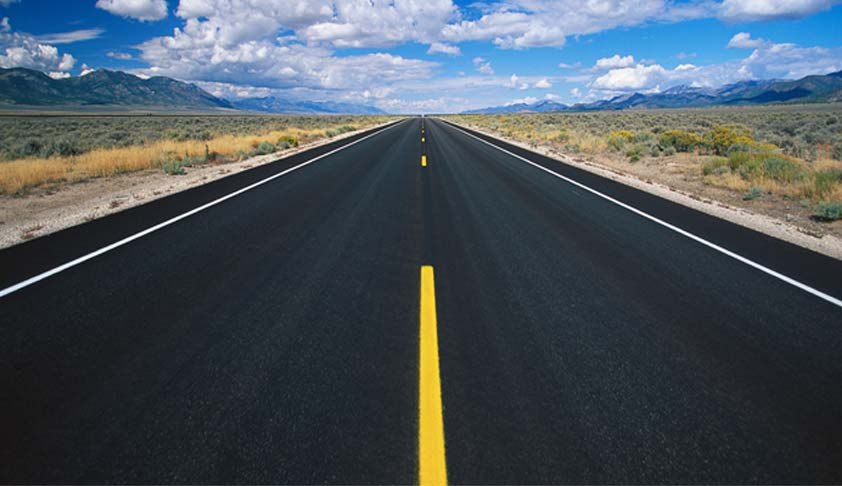
%> input picture Lab1/res/highway.jpg, 842 x 486 px
$ octave lab1part3.m   (GNU Octave 9; MATLAB toolbox functions it lacks are replaced by stand-ins)
%> lines starting %> are read from the running program, lines starting %| are printed output that depends on the picture; in (x1, y1, x2, y2) boxes, pixels count from 0 and x2, y2 are one past the last pixel; in counts of white or black regions, pixels touching at a corner belong together; the program's own positions count from 1
clc;clear;

img_raw = (imread('picture/highway.jpg'));
%> img_raw is the input picture: size 486x842x3 uint8; mean R, G, B 73.5, 84, 92.4
img_new = rgb2gray(img_raw);
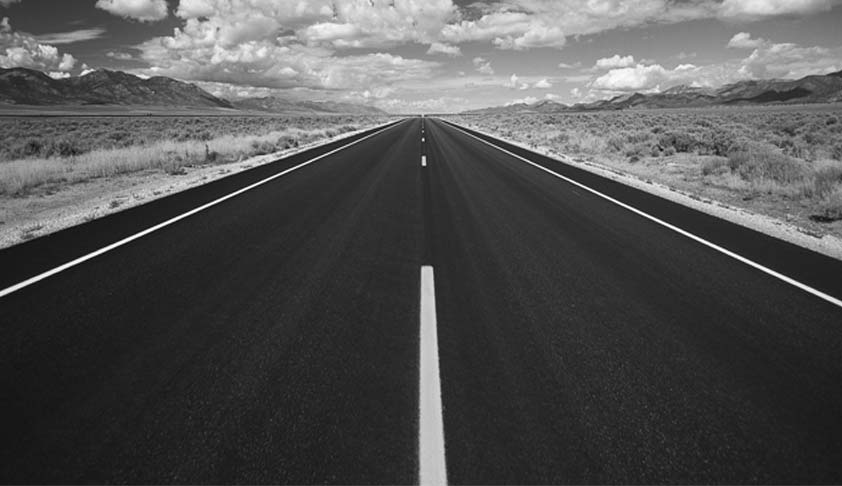
%> img_new: size 486x842 uint8; min 3, max 255, mean 81.9
[H,W]=size(img_new);
%> H = 486; W = 842

img_new = imgaussfilt(img_new,2);
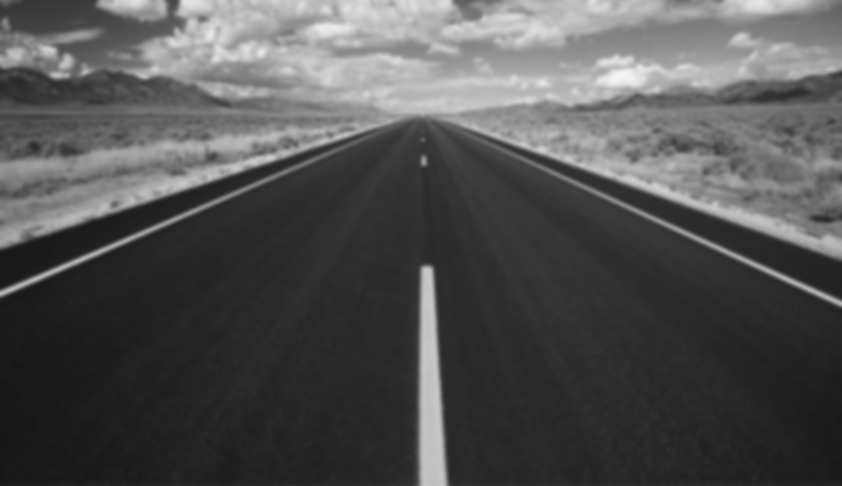
%> img_new: size 486x842 uint8; min 21, max 246, mean 81.9
edge_ver = edge(img_new,'approxcanny',0.9);
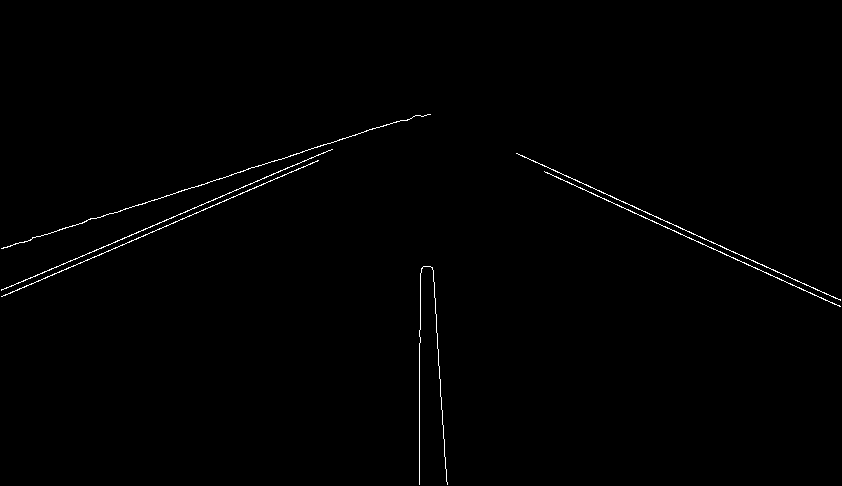
%> edge_ver: size 486x842 logical; 0.61% white in thin lines or dots, all inside (x1, y1, x2, y2) = (1, 114, 841, 485)

edge_ver = 255*int16(edge_ver);
edge1=conv2(edge_ver,[0,1;1,0],'same');
edge2=conv2(edge_ver,[1,0;0,1],'same');
%Threshold the edge image.
edge1(edge1 < 510) = 0;
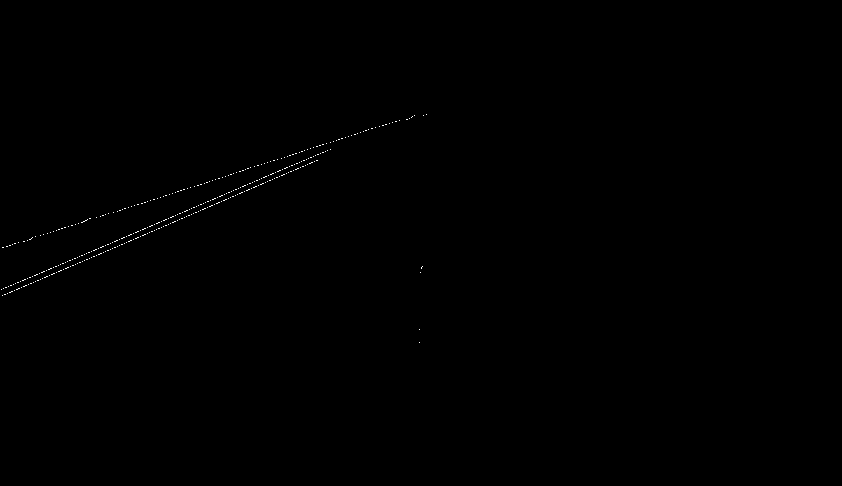
%> edge1: size 486x842 double; values 0 (black) and 510 (white), 0.15% white in thin lines or dots, all inside (x1, y1, x2, y2) = (1, 114, 427, 343)
edge2(edge2 < 510) = 0;
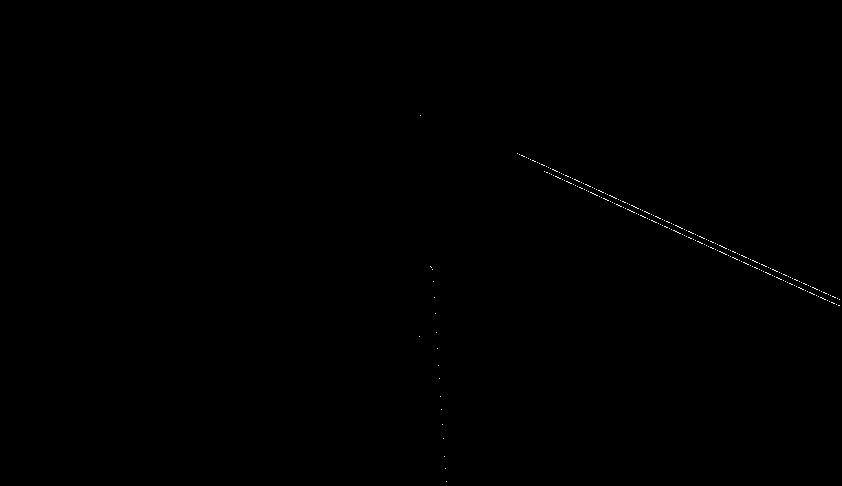
%> edge2: size 486x842 double; values 0 (black) and 510 (white), 0.11% white in thin lines or dots, all inside (x1, y1, x2, y2) = (419, 115, 840, 482)
figure(1); clf; imagesc([edge_ver, edge1, edge2]); colormap gray;
%> after `colormap gray`:
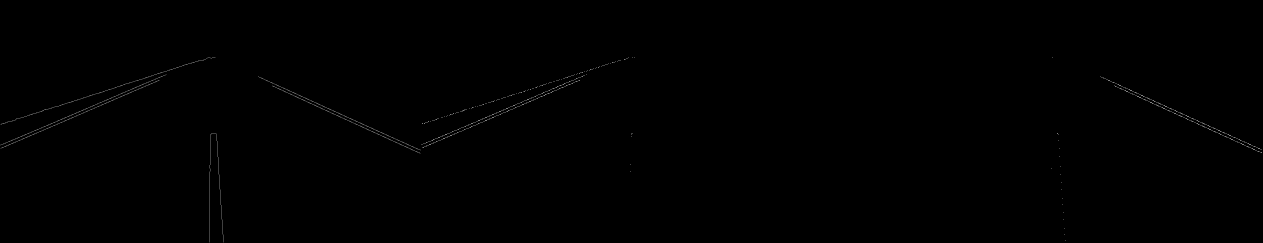
%> displayed picture: size 486x2526x3, on the screen's scale of 0 to 255 (shown at 1/2 size); min 0, max 255, mean 0.5

%Find all the detected edge coordinates.
[y1,x1] = find(edge1>0);
%> y1 = 608 values from 115 to 343; x1 = 608 values from 2 to 427
[y2,x2] = find(edge2>0);
%> y2 = 456 values from 116 to 482; x2 = 456 values from 420 to 840

%%%%%%%%%%%% data normaliaztion %%%%%%%%%%%%%%%
x1 = (x1)/300;
%> x1 = 608 values from 0.00667 to 1.42
y1 = (600-y1(:,1))/300;
%> y1 = 608 values, max 1.62 at index 608, min 0.857 at index 602, mean 1.29
x2 = x2/300;
%> x2 = 456 values from 1.4 to 2.8
y2 = (600-y2(:,1))/300;
%> y2 = 456 values, max 1.61 at index 2, min 0.393 at index 19, mean 1.21

%%%%%%%%%%%%% your answer %%%%%%%%%%%


%p1 = your answer.
%p2 = your answer

%%%%%%%%%%%%%%plot result%%%%%%%%%%%%%%%%%%%%
figure; clf;imagesc(flipud(img_raw));
set(gca,'ydir','normal'); hold on;
idx1 = linspace(0,1.2,5);
plot(idx1*300, (p1(2)+p1(1)*idx1)*300,'r-','linewidth',3.0);
%> (this line was passed over: p1 is not available in this run)
hold on;
idx2= linspace(1.63,3,5);
plot(idx2*300, (p2(2)+p2(1)*idx2)*300,'r-','linewidth',3.0);
%> (this line was passed over: p2 is not available in this run)
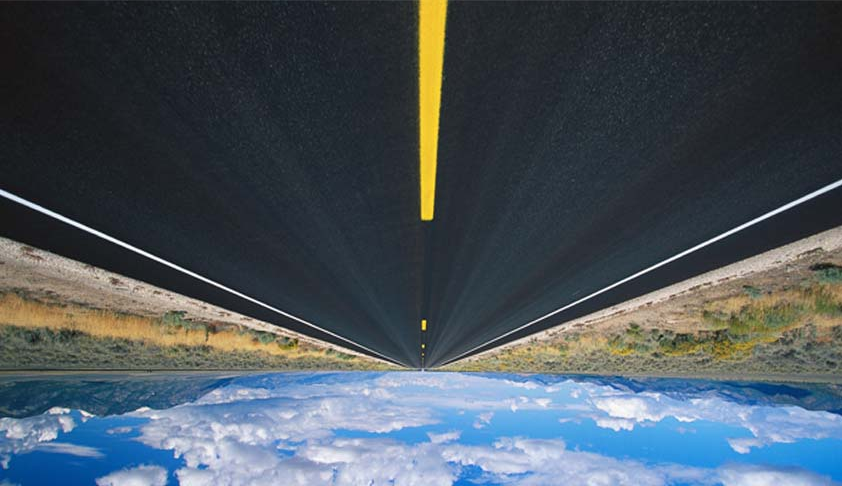
%> displayed picture: size 486x842x3, on the screen's scale of 0 to 255; mean R, G, B 73.5, 84, 92.4; mean of the top-left, top-right, bottom-left and bottom-right quarters 38, 49.3, 116.7, 129.3
